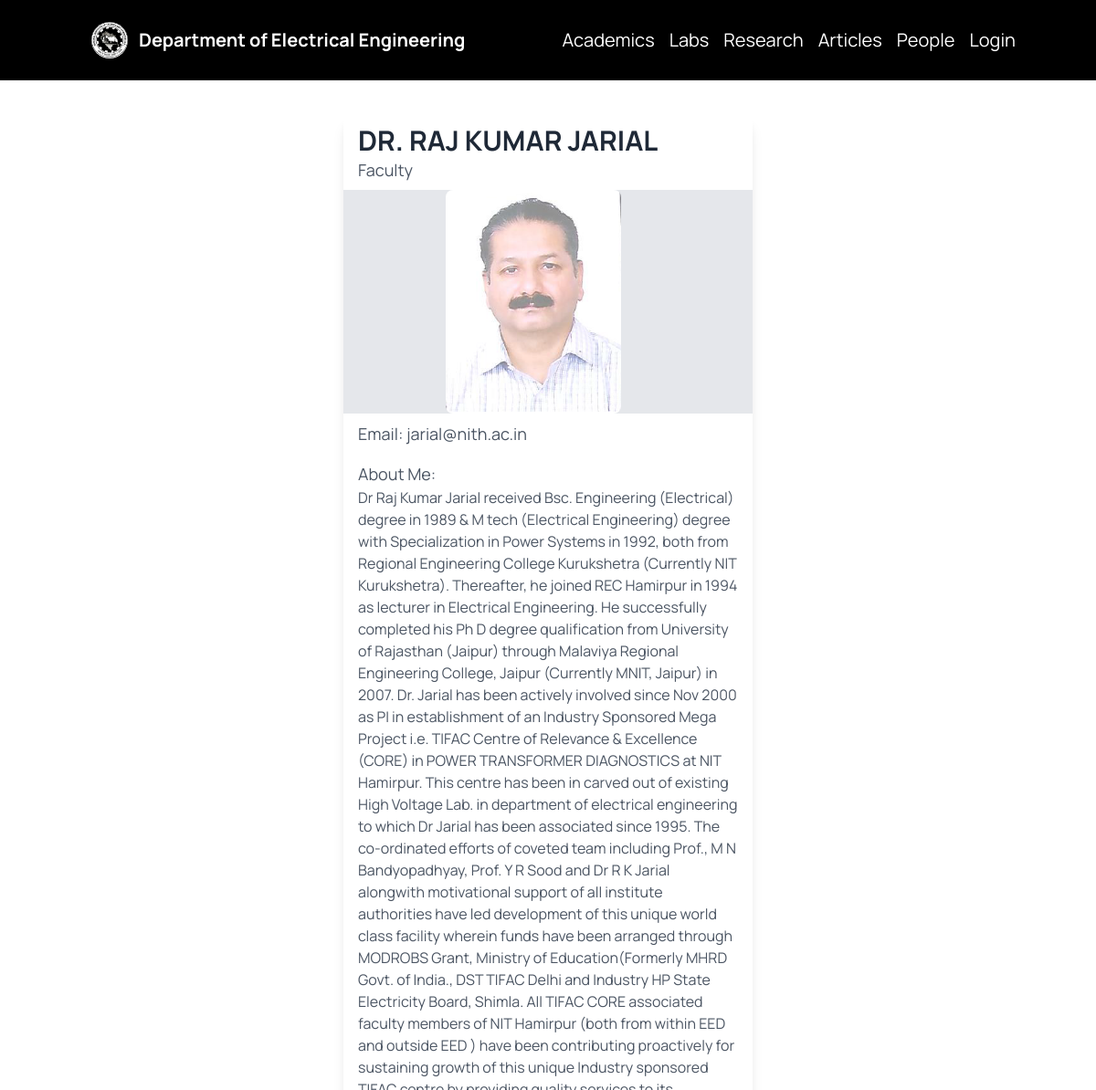
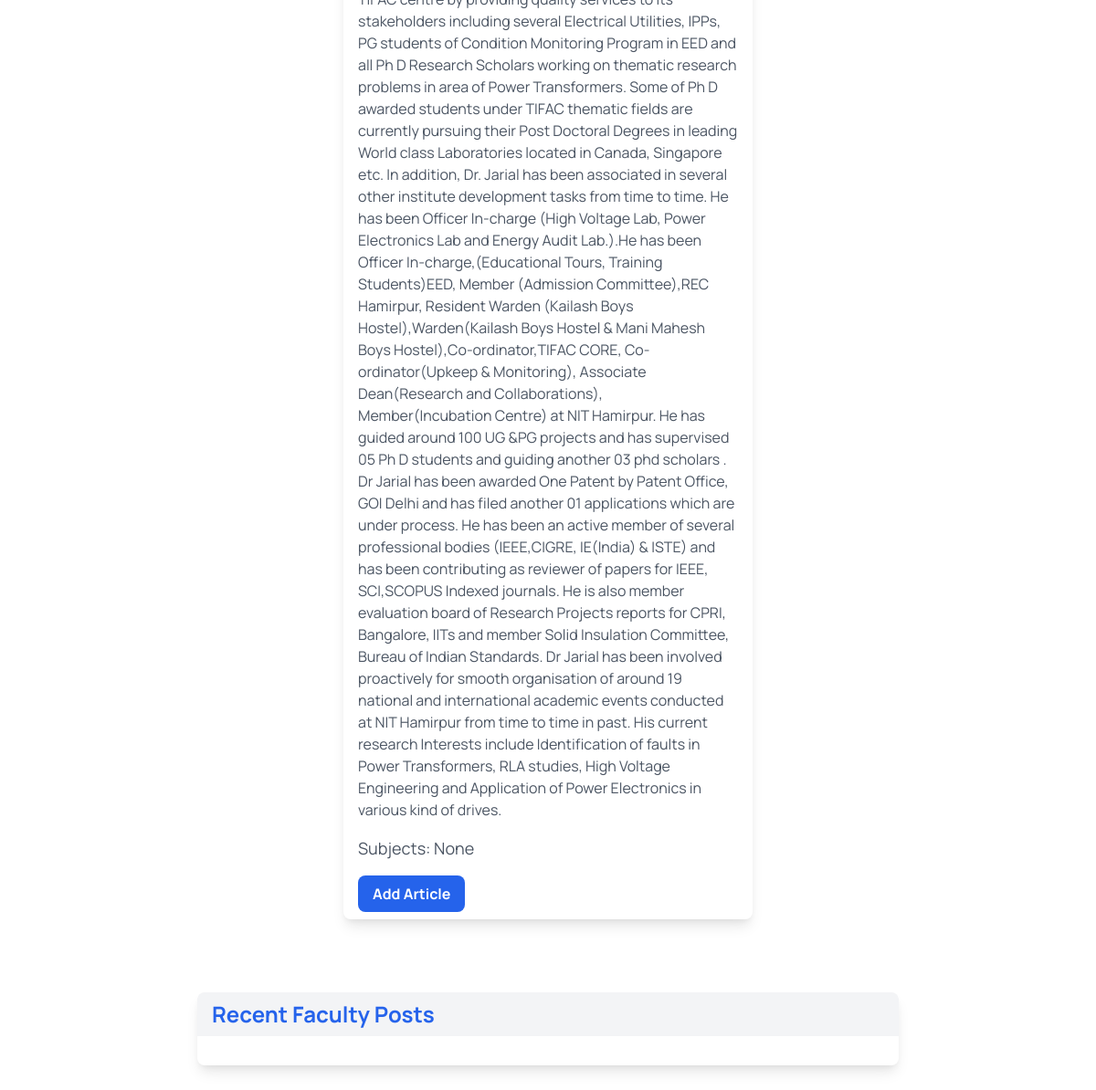
The app's page /profile/01972254538/ with its own data (2 pictures, top to bottom).
### ele/models.py (models this page shows, shortened)
class CustomUser(AbstractUser):
    role = models.CharField(choices=[(choice.value, choice.value) for choice in RoleChoices], max_length=10, null = True)
    bio = models.TextField(max_length=10000, null = True)
    name = models.TextField(max_length=30, null = True)
    company = models.TextField(null=True, blank=True)
    subjects = models.CharField(max_length=50, null = True, blank=True)
    profile_image = models.ImageField(upload_to="images/", null=True, blank=True)

### ele/views.py (the view)
# urls.py: path('profile/<str:username>/', views.user_profile, name='user_profile'),
def user_profile(request, username):
    user = get_object_or_404(CustomUser, username=username)
    if user.role == RoleChoices.ALUMNI.value:
        posts = Post.objects.filter(author=user)
        return render(request, 'ele/profile.html', {'user': user, 'posts': posts})
    elif user.role == RoleChoices.FACULTY.value:
        posts = Post.objects.filter(author=user)
        return render(request, 'ele/profile.html', {'user': user, 'posts':posts})
    else:
        return HttpResponse('Invalid user role')

### ele/templates/ele/profile.html (shortened to what this page needs)
{% extends 'ele/base.html' %}
{% block content %}
<div class="flex flex-wrap justify-center items-center">
    <div class="max-w-md w-full bg-white shadow-lg rounded-lg overflow-hidden mx-5 my-10">
        <div class="px-4 py-2">
            <h1 class="text-3xl font-bold text-gray-800">{{ user.name }}</h1>
            <h2 class="text-lg text-gray-600">{{ user.role }}</h2>
        </div>
        <div class="mx-auto flex items-center justify-center bg-gray-200 text-gray-800">
            {% if user.profile_image %}
                <img src="{{ user.profile_image.url }}" alt="{{ user.name }}" class="h-full w-full object-cover md:w-48 mr-8 rounded-lg">
            {% endif %}
        </div>
        <div class="px-4 py-2">
            <p class="text-lg text-gray-600">Email: {{ user.email }}</p>
            <p class="text-lg text-gray-600 mt-4">About Me:</p>
            <p class="text-gray-600">{{ user.bio }}</p>
            {% if user.role == 'Alumni' %}
                <p class="text-lg text-gray-600 mt-4">Company: {{ user.company }}</p>
                {% if user.is_authenticated %}
                    <a class="inline-block px-4 py-2 text-white font-bold bg-blue-600 hover:bg-blue-700 rounded-lg mt-4" href="{% url 'create_post' %}">Add Testimonial</a>
                {% endif %}
            {% elif user.role == 'Faculty' %}
                <p class="text-lg text-gray-600 mt-4">Subjects: {{ user.subjects }}</p>
                {% if user.is_authenticated %}
                    <a class="inline-block px-4 py-2 text-white font-bold bg-blue-600 hover:bg-blue-700 rounded-lg mt-4" href="{% url 'create_post' %}">Add Article</a>
                {% endif %}
            {% endif %}
        </div>
    </div>
    <div class="w-full max-w-3xl bg-white shadow-lg rounded-lg overflow-hidden mx-5 my-10">
        <h2 class="text-2xl font-bold mb-4 text-blue-600 px-4 py-2 bg-gray-100">Recent {{ user.role }} Posts</h2>
        <div class="px-4 py-2">
        </div>
    </div>
{% endblock %}

### ele/templates/ele/base.html (style rules this page uses)
body { background-color: #ffffff; font-family: 'Manrope', sans-serif; position: relative; color: #000000; }

### records on screen
CustomUser: name "DR. RAJ KUMAR JARIAL", role "Faculty", profile_image (picture), email "jarial@nith.ac.in", bio "Dr Raj Kumar Jarial received Bsc. Engineering (Electrical) degree in 1989 & M tech (Electrical Engineering) degree with Specialization in Power Systems in 1992, both from Regional Engineering College Kurukshetra (Currently NIT Kurukshetra). Thereafter, he joined REC Hamirpur in 1994 as lecturer in Electrical Engineering. He successfully completed his Ph D degree qualification from University of Rajasthan (Jaipur) through Malaviya Regional Engineering College, Jaipur (Currently MNIT, Jaipur) in 2007. Dr. Jarial has been actively involved since Nov 2000 as PI in establishment of an Industry Sponsored Mega Project i.e. TIFAC Centre of Relevance & Excellence (CORE) in POWER TRANSFORMER…", subjects "None"
